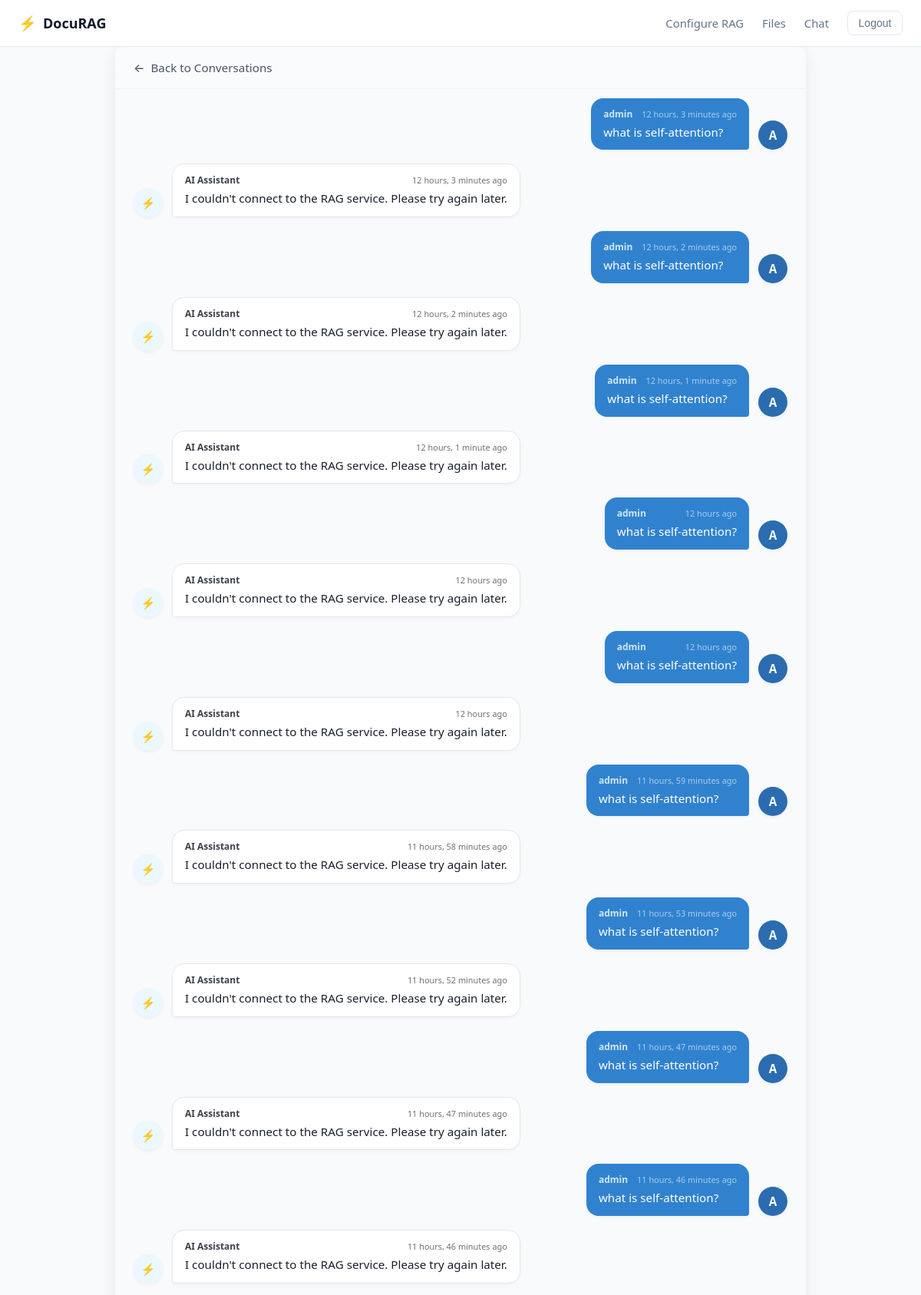
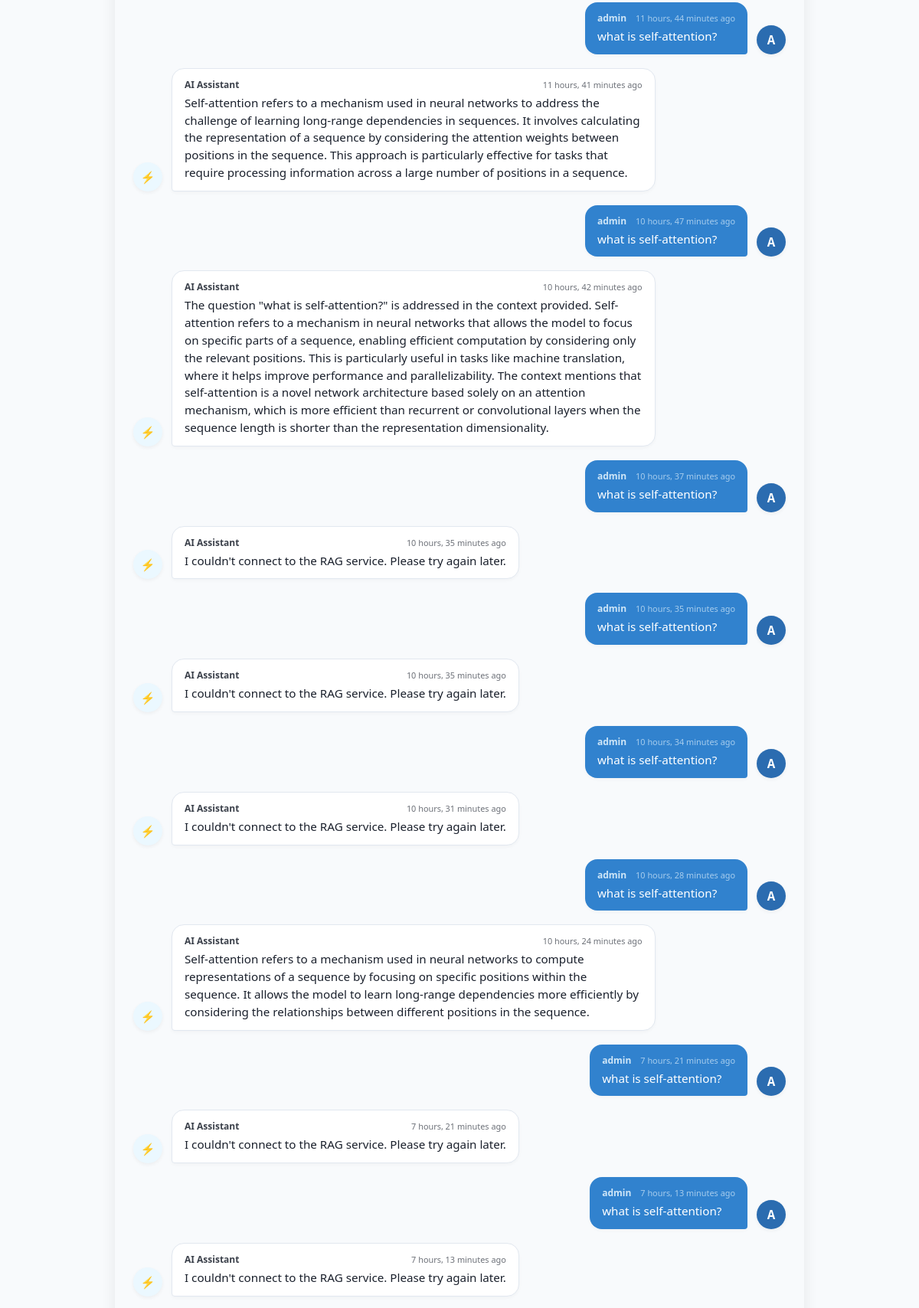
Page /chatbot/20/conversation (signed in, upper part) on the committed database (2 pictures, top to bottom).
### chatbot/models.py (models this page shows)
class Message(models.Model):
    owner = models.ForeignKey(User, on_delete=models.CASCADE)
    body = models.TextField()
    created_at = models.DateTimeField(auto_now_add=True)
    class Meta:
            ordering = ["created_at"]

### user_auth/models.py (models this page shows)
class User(AbstractUser):
    email = models.EmailField(unique=True)
    username = models.CharField(max_length=255, unique=True)
    role = models.ForeignKey(UserRole, on_delete=models.SET_NULL,
                             null=True,
                             related_name="users")

### chatbot/views.py (the view, shortened to what this page needs)
# urls.py: path('chatbot', views.converstaions_view, name="conversations"),
@login_required(login_url='login')
def chatbot(request, pk):
    if LoadingBase.objects.filter(user=request.user).exists():
        data = LoadingBase.objects.get(user=request.user)
        conversation = Conversation.objects.get(room__user=request.user, pk=pk)
        upload_dir = Path(settings.UPLOAD_DIR)
        files_path = []
        for file in data.files.all():
            file_path = upload_dir / file.file_path
            files_path.append(str(file_path))
        if not files_path:
            return redirect('add-file')
        context = {'conversations': conversation.conversations.all()}
        return render(request, "chatbot.html", context)
    return redirect('add-file')

### chatbot/templates/chatbot.html (shortened to what this page needs)
{% extends 'main.html' %}
{% load static %}
{% block extra_css %}
    <link rel="stylesheet" href="{% static 'chatbot/chat.css' %}">
{% endblock %}
{% block content %}
<div class="chat-container">
    <div class="chat-header">
        <a href="{% url 'conversations' %}" class="btn-back">
            <span class="back-arrow">&larr;</span> Back to Conversations
        </a>
    </div>
    <div class="chat-messages">
        {% for message in conversations %}
            {% if message.owner.role.name == 'assistant' %}
                <div class="msg-row msg-ai">
                    <div class="msg-avatar">⚡</div>
                    <div class="msg-bubble">
                        <div class="msg-sender">
                            <span class="sender-name">AI Assistant</span>
                            <span class="msg-time">{{ message.created_at|timesince }} ago</span>
                        </div>
                        <div class="msg-text">{{ message.body }}</div>
                    </div>
                </div>
            {% else %}
                <div class="msg-row msg-user">
                    <div class="msg-bubble">
                        <div class="msg-sender">
                            <span class="sender-name">{{ message.owner.username }}</span>
                            <span class="msg-time">{{ message.created_at|timesince }} ago</span>
                        </div>
                        <div class="msg-text">{{ message.body }}</div>
                    </div>
                    <div class="msg-avatar">{{ message.owner.username|first|upper }}</div>
                </div>
            {% endif %}
        {% empty %}
            <div class="chat-empty-state">
                <div class="empty-icon">💡</div>
                <h3>Ask a question about your files</h3>
                <p>Type your query below to search and generate responses based on your uploaded documents.</p>
            </div>
        {% endfor %}
    </div>
</div>
{% endblock %}

### static/core/base.css (style rules this page uses)
:root { --bg-main: #f8fafc; --bg-surface: #ffffff; --bg-input: #f1f5f9; --border-color: #e2e8f0; --accent-primary: #4f46e5; --accent-primary-hover: #4338ca; --accent-secondary: #0891b2; --accent-glow: rgba(79, 70, 229, 0.12); --text-main: #0f172a; --text-muted: #64748b; --danger-color: #dc2626; }
*, *::before, *::after { box-sizing: border-box; }
body { margin: 0; padding: 0; background-color: var(--bg-main); color: var(--text-main); font-family: system-ui, -apple-system, BlinkMacSystemFont, 'Segoe UI', Roboto, sans-serif; min-height: 100vh; display: flex; flex-direction: column; }

### static/chatbot/chat.css (style rules this page uses)
.chat-container { display: flex; flex-direction: column; height: 85vh; max-width: 900px; margin: 0 auto; background: #ffffff; border-radius: 12px; box-shadow: 0 4px 20px rgba(0, 0, 0, 0.08); overflow: hidden; }
.chat-header { padding: 16px 24px; border-bottom: 1px solid #eef2f6; background: #fafbfc; }
.btn-back { display: inline-flex; align-items: center; gap: 8px; color: #4a5568; text-decoration: none; font-weight: 500; font-size: 0.95rem; transition: color 0.2s; }
.chat-messages { flex: 1; overflow-y: auto; padding: 24px; display: flex; flex-direction: column; gap: 18px; background-color: #f8fafc; }
.msg-row { display: flex; align-items: flex-end; gap: 12px; max-width: 80%; }
.msg-ai { align-self: flex-start; }
.msg-ai .msg-bubble { background: #ffffff; color: #1a202c; border: 1px solid #e2e8f0; border-bottom-left-radius: 4px; }
.msg-user { align-self: flex-end !important; flex-direction: row !important; }
.msg-user .msg-bubble { background: #3182ce; color: #ffffff; border-bottom-right-radius: 4px; }
.msg-user .msg-sender { color: #ebf8ff; text-align: right; }
.msg-avatar { width: 38px; height: 38px; border-radius: 50%; background: #edf2f7; color: #2d3748; display: flex; align-items: center; justify-content: center; font-weight: 600; font-size: 0.95rem; flex-shrink: 0; box-shadow: 0 2px 5px rgba(0,0,0,0.05); }
.msg-ai .msg-avatar { background: #ebf8ff; color: #3182ce; }
.msg-user .msg-avatar { background: #2b6cb0; color: #ffffff; }
.msg-bubble { padding: 12px 16px; border-radius: 16px; box-shadow: 0 2px 4px rgba(0,0,0,0.03); word-break: break-word; }
.msg-sender { font-size: 0.75rem; font-weight: 600; margin-bottom: 4px; opacity: 0.85; }
.msg-text { font-size: 0.95rem; line-height: 1.5; }
.msg-sender { display: flex !important; justify-content: space-between !important; align-items: center !important; width: 100%; font-size: 0.75rem; font-weight: 600; margin-bottom: 4px; opacity: 0.85; }
.msg-user .msg-sender { color: #ebf8ff; text-align: left; }
.msg-time { font-size: 0.68rem !important; font-weight: 400 !important; opacity: 0.75 !important; white-space: nowrap; margin-left: 12px; }

### rows in the picture
Message: owner.username "admin", created_at "12 hours, 3 minutes", body "what is self-attention?", owner.username|first "A"
Message: created_at "12 hours, 3 minutes", body "I couldn't connect to the RAG service. Please try again later."
Message: owner.username "admin", created_at "12 hours, 2 minutes", body "what is self-attention?", owner.username|first "A"
Message: created_at "12 hours, 2 minutes", body "I couldn't connect to the RAG service. Please try again later."
Message: owner.username "admin", created_at "12 hours, 1 minute", body "what is self-attention?", owner.username|first "A"
Message: created_at "12 hours, 1 minute", body "I couldn't connect to the RAG service. Please try again later."
Message: owner.username "admin", created_at "12 hours", body "what is self-attention?", owner.username|first "A"
Message: created_at "12 hours", body "I couldn't connect to the RAG service. Please try again later."
Message: owner.username "admin", created_at "12 hours", body "what is self-attention?", owner.username|first "A"
Message: created_at "12 hours", body "I couldn't connect to the RAG service. Please try again later."
Message: owner.username "admin", created_at "11 hours, 59 minutes", body "what is self-attention?", owner.username|first "A"
Message: created_at "11 hours, 58 minutes", body "I couldn't connect to the RAG service. Please try again later."
Message: owner.username "admin", created_at "11 hours, 53 minutes", body "what is self-attention?", owner.username|first "A"
Message: created_at "11 hours, 52 minutes", body "I couldn't connect to the RAG service. Please try again later."
Message: owner.username "admin", created_at "11 hours, 47 minutes", body "what is self-attention?", owner.username|first "A"
Message: created_at "11 hours, 47 minutes", body "I couldn't connect to the RAG service. Please try again later."
Message: owner.username "admin", created_at "11 hours, 46 minutes", body "what is self-attention?", owner.username|first "A"
Message: created_at "11 hours, 46 minutes", body "I couldn't connect to the RAG service. Please try again later."
Message: owner.username "admin", created_at "11 hours, 44 minutes", body "what is self-attention?", owner.username|first "A"
Message: created_at "11 hours, 41 minutes", body "Self-attention refers to a mechanism used in neural networks to address the challenge of learning long-range dependencies in sequences. It involves calculating the representation of a sequence by considering the attention weights between positions in the sequence. This approach is particularly effective for tasks that require processing information across a large number of positions in a sequence."
Message: owner.username "admin", created_at "10 hours, 47 minutes", body "what is self-attention?", owner.username|first "A"
Message: created_at "10 hours, 42 minutes", body "The question \"what is self-attention?\" is addressed in the context provided. Self-attention refers to a mechanism in neural networks that allows the model to focus on specific parts of a sequence, enabling efficient computation by considering only the relevant positions. This is particularly useful in tasks like machine translation, where it helps improve performance and parallelizability. The context mentions that self-attention is a novel network architecture based solely on an attention mechanism, which is more efficient than recurrent or convolutional layers when the sequence length is shorter than the representation dimensionality."
Message: owner.username "admin", created_at "10 hours, 37 minutes", body "what is self-attention?", owner.username|first "A"
Message: created_at "10 hours, 35 minutes", body "I couldn't connect to the RAG service. Please try again later."
Message: owner.username "admin", created_at "10 hours, 35 minutes", body "what is self-attention?", owner.username|first "A"
Message: created_at "10 hours, 35 minutes", body "I couldn't connect to the RAG service. Please try again later."
Message: owner.username "admin", created_at "10 hours, 34 minutes", body "what is self-attention?", owner.username|first "A"
Message: created_at "10 hours, 31 minutes", body "I couldn't connect to the RAG service. Please try again later."
Message: owner.username "admin", created_at "10 hours, 28 minutes", body "what is self-attention?", owner.username|first "A"
Message: created_at "10 hours, 24 minutes", body "Self-attention refers to a mechanism used in neural networks to compute representations of a sequence by focusing on specific positions within the sequence. It allows the model to learn long-range dependencies more efficiently by considering the relationships between different positions in the sequence."
Message: owner.username "admin", created_at "7 hours, 21 minutes", body "what is self-attention?", owner.username|first "A"
Message: created_at "7 hours, 21 minutes", body "I couldn't connect to the RAG service. Please try again later."
Message: owner.username "admin", created_at "7 hours, 13 minutes", body "what is self-attention?", owner.username|first "A"
Message: created_at "7 hours, 13 minutes", body "I couldn't connect to the RAG service. Please try again later."
